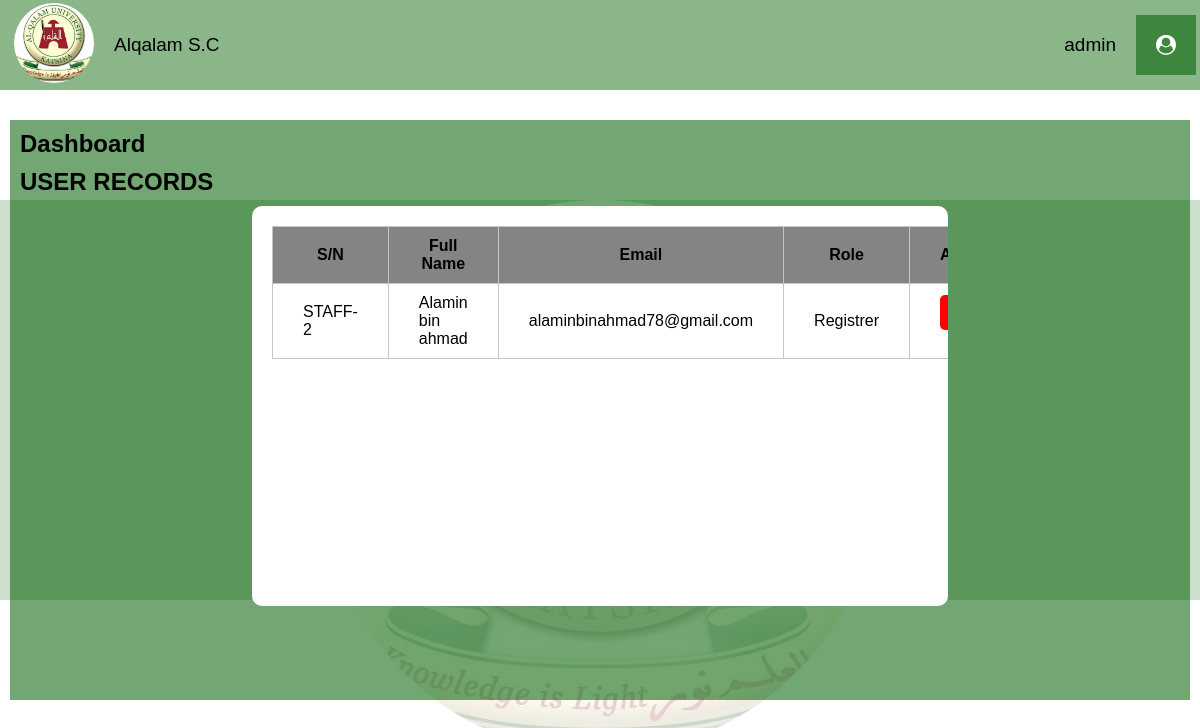
The page /user-record/ (signed in) on the database as committed earlier.
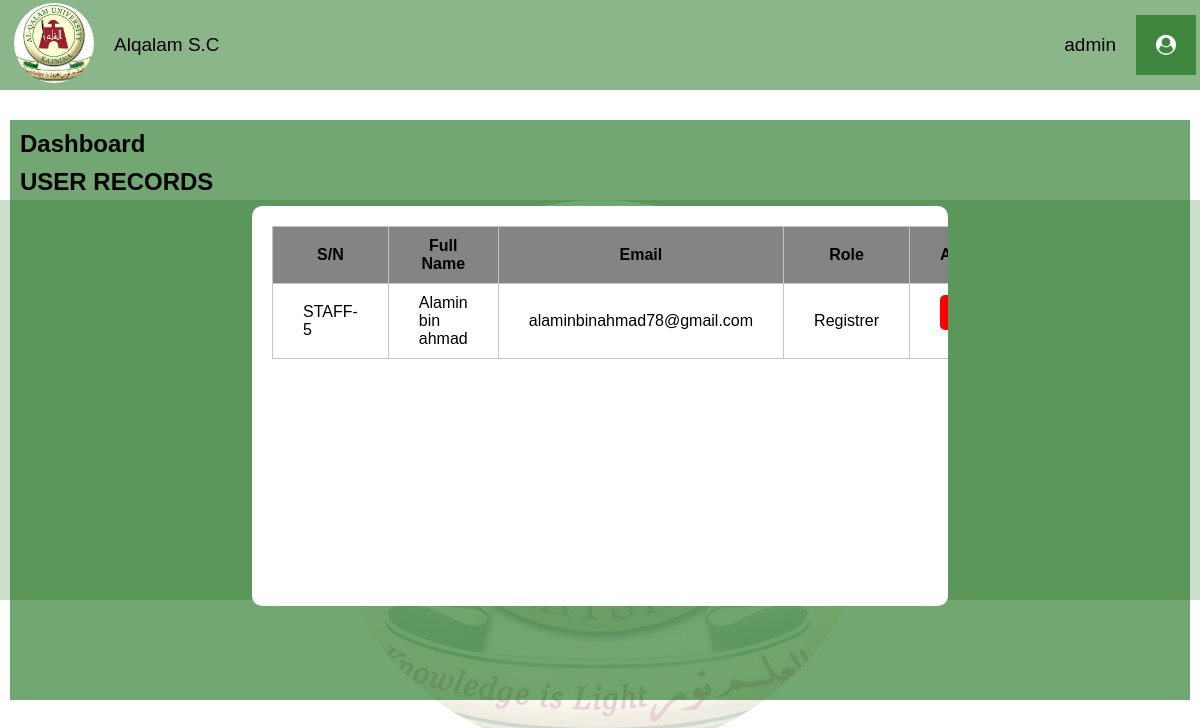
The same page on the database as committed later.
### SCSApp/models.py (models this page shows, shortened)
class Staff(models.Model):
    user = models.ForeignKey(User, on_delete=models.CASCADE)
    fullname = models.CharField(max_length=100, blank=True)
    email = models.EmailField(max_length=100, blank=True)
    role = models.EmailField(max_length=100, blank=True)

### SCSApp/views.py (the view)
# urls.py: path('user-record/', views.user_record, name='user-record'),
@login_required(login_url='/')
def user_record(request):
    current_user = User.objects.get(username=request.user)
    staffs = Staff.objects.all().order_by('-id')
    context = {
        "user": current_user,
        "staffs": staffs,
    }
    return render(request, 'dashboard/user-record.html', context)

### templates/dashboard/user-record.html (shortened to what this page needs)
{% load static %}
<!DOCTYPE html>
<html lang="en">
<head>
    <link rel="stylesheet" href="https://cdnjs.cloudflare.com/ajax/libs/font-awesome/4.7.0/css/font-awesome.min.css">
    <link rel="stylesheet" href="{% static 'style.css' %}">
</head>
<body>
    <div class="dasboard-con">
        <header>
            <ul>
                <li id="open">
                    <img src="{% static 'img/logo.jpeg' %}" alt="" height="80" width="80">
                </li>
                <li>Alqalam S.C</li>
            </ul>
            <ul>
                <li>{{user.username}}</li>
                <li><i class="fa fa-user-circle"></i></li>
            </ul>
        </header>
        <section class="body-section">
            <div class="body-content">
                <div class="body">
                    <a href="/dashboard">
                        <h2>Dashboard</h2>
                    </a>
                    <h2>USER RECORDS</h2>
                    <div class="cards">
                        <div class="table">
                            <table>
                                <thead>
                                    <th>S/N</th>
                                    <th>Full Name</th>
                                    <th>Email</th>
                                    <th>Role</th>
                                    <th>Action</th>
                                </thead>
                                <tbody>
                                    {% for staff in staffs %}
                                    <tr>
                                        <td>STAFF-{{staff.id}}</td>
                                        <td>{{staff.fullname}}</td>
                                        <td>{{staff.email}}</td>
                                        <td>{{staff.role}}</td>
                                        <td>
                                            <a href="/staff-delete/{{staff.user.id}}">
                                                <i class="fa fa-trash"></i>
                                            </a><br>
                                        </td>
                                    </tr>
                                    {% endfor %}
                                </tbody>
                            </table>
                        </div>
                    </div>
                </div>
            </div>
            <div class="mom-logo dash">
                <div class="logo">
                </div>
            </div>
        </section>
    </div>
</body>
</html>

Rows that differ between the two databases and show on the page:
removed Staff: id "2", fullname "Alamin bin ahmad", email "alaminbinahmad78@gmail.com", role "Registrer"
added Staff: id "5", fullname "Alamin bin ahmad", email "alaminbinahmad78@gmail.com", role "Registrer"
